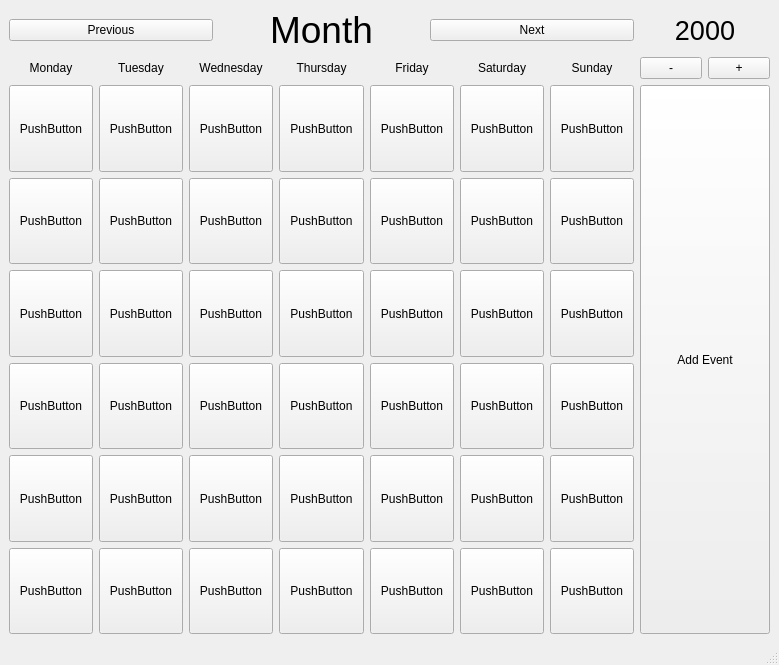
<?xml version="1.0" encoding="UTF-8"?>
<ui version="4.0">
 <class>MainWindow</class>
 <widget class="QMainWindow" name="MainWindow">
  <property name="geometry">
   <rect>
    <x>0</x>
    <y>0</y>
    <width>779</width>
    <height>665</height>
   </rect>
  </property>
  <property name="windowTitle">
   <string>MainWindow</string>
  </property>
  <widget class="QWidget" name="centralwidget">
   <property name="autoFillBackground">
    <bool>false</bool>
   </property>
   <layout class="QGridLayout" name="gridLayout_2">
    <item row="0" column="0">
     <layout class="QHBoxLayout" name="horizontalLayout">
      <item>
       <widget class="QPushButton" name="pushButton_previous">
        <property name="text">
         <string>Previous</string>
        </property>
       </widget>
      </item>
      <item>
       <widget class="QLabel" name="label_month">
        <property name="font">
         <font>
          <pointsize>28</pointsize>
          <weight>50</weight>
          <bold>false</bold>
          <strikeout>false</strikeout>
          <kerning>true</kerning>
         </font>
        </property>
        <property name="text">
         <string>Month</string>
        </property>
        <property name="alignment">
         <set>Qt::AlignCenter</set>
        </property>
       </widget>
      </item>
      <item>
       <widget class="QPushButton" name="pushButton_next">
        <property name="text">
         <string>Next</string>
        </property>
       </widget>
      </item>
     </layout>
    </item>
    <item row="0" column="1">
     <widget class="QLabel" name="label_year">
      <property name="sizePolicy">
       <sizepolicy hsizetype="Minimum" vsizetype="Minimum">
        <horstretch>0</horstretch>
        <verstretch>0</verstretch>
       </sizepolicy>
      </property>
      <property name="font">
       <font>
        <pointsize>20</pointsize>
        <weight>50</weight>
        <bold>false</bold>
        <strikeout>false</strikeout>
        <kerning>true</kerning>
       </font>
      </property>
      <property name="text">
       <string>2000</string>
      </property>
      <property name="alignment">
       <set>Qt::AlignCenter</set>
      </property>
     </widget>
    </item>
    <item row="1" column="0">
     <layout class="QHBoxLayout" name="horizontalLayout_2">
      <item>
       <widget class="QLabel" name="label_1">
        <property name="text">
         <string>Monday</string>
        </property>
        <property name="alignment">
         <set>Qt::AlignCenter</set>
        </property>
       </widget>
      </item>
      <item>
       <widget class="QLabel" name="label_2">
        <property name="text">
         <string>Tuesday</string>
        </property>
        <property name="alignment">
         <set>Qt::AlignCenter</set>
        </property>
       </widget>
      </item>
      <item>
       <widget class="QLabel" name="label_3">
        <property name="text">
         <string>Wednesday</string>
        </property>
        <property name="alignment">
         <set>Qt::AlignCenter</set>
        </property>
       </widget>
      </item>
      <item>
       <widget class="QLabel" name="label_4">
        <property name="text">
         <string>Thursday</string>
        </property>
        <property name="alignment">
         <set>Qt::AlignCenter</set>
        </property>
       </widget>
      </item>
      <item>
       <widget class="QLabel" name="label_6">
        <property name="text">
         <string>Friday</string>
        </property>
        <property name="alignment">
         <set>Qt::AlignCenter</set>
        </property>
       </widget>
      </item>
      <item>
       <widget class="QLabel" name="label_5">
        <property name="text">
         <string>Saturday</string>
        </property>
        <property name="alignment">
         <set>Qt::AlignCenter</set>
        </property>
       </widget>
      </item>
      <item>
       <widget class="QLabel" name="label_7">
        <property name="text">
         <string>Sunday</string>
        </property>
        <property name="alignment">
         <set>Qt::AlignCenter</set>
        </property>
       </widget>
      </item>
     </layout>
    </item>
    <item row="1" column="1">
     <layout class="QHBoxLayout" name="horizontalLayout_3">
      <item>
       <widget class="QPushButton" name="pushButton_minus">
        <property name="sizePolicy">
         <sizepolicy hsizetype="Minimum" vsizetype="Minimum">
          <horstretch>0</horstretch>
          <verstretch>0</verstretch>
         </sizepolicy>
        </property>
        <property name="maximumSize">
         <size>
          <width>62</width>
          <height>46</height>
         </size>
        </property>
        <property name="text">
         <string>-</string>
        </property>
       </widget>
      </item>
      <item>
       <widget class="QPushButton" name="pushButton_plus">
        <property name="sizePolicy">
         <sizepolicy hsizetype="Minimum" vsizetype="Minimum">
          <horstretch>0</horstretch>
          <verstretch>0</verstretch>
         </sizepolicy>
        </property>
        <property name="maximumSize">
         <size>
          <width>62</width>
          <height>46</height>
         </size>
        </property>
        <property name="text">
         <string>+</string>
        </property>
       </widget>
      </item>
     </layout>
    </item>
    <item row="2" column="0">
     <layout class="QGridLayout" name="gridLayout">
      <property name="sizeConstraint">
       <enum>QLayout::SetFixedSize</enum>
      </property>
      <item row="1" column="5">
       <widget class="QPushButton" name="pushButton_6">
        <property name="sizePolicy">
         <sizepolicy hsizetype="Expanding" vsizetype="Expanding">
          <horstretch>0</horstretch>
          <verstretch>0</verstretch>
         </sizepolicy>
        </property>
        <property name="text">
         <string>PushButton</string>
        </property>
        <property name="checkable">
         <bool>true</bool>
        </property>
        <property name="checked">
         <bool>false</bool>
        </property>
        <property name="autoExclusive">
         <bool>false</bool>
        </property>
        <attribute name="buttonGroup">
         <string notr="true">buttonGroup_days</string>
        </attribute>
       </widget>
      </item>
      <item row="2" column="3">
       <widget class="QPushButton" name="pushButton_11">
        <property name="sizePolicy">
         <sizepolicy hsizetype="Expanding" vsizetype="Expanding">
          <horstretch>0</horstretch>
          <verstretch>0</verstretch>
         </sizepolicy>
        </property>
        <property name="text">
         <string>PushButton</string>
        </property>
        <property name="checkable">
         <bool>true</bool>
        </property>
        <property name="checked">
         <bool>false</bool>
        </property>
        <property name="autoExclusive">
         <bool>false</bool>
        </property>
        <attribute name="buttonGroup">
         <string notr="true">buttonGroup_days</string>
        </attribute>
       </widget>
      </item>
      <item row="2" column="2">
       <widget class="QPushButton" name="pushButton_10">
        <property name="sizePolicy">
         <sizepolicy hsizetype="Expanding" vsizetype="Expanding">
          <horstretch>0</horstretch>
          <verstretch>0</verstretch>
         </sizepolicy>
        </property>
        <property name="text">
         <string>PushButton</string>
        </property>
        <property name="checkable">
         <bool>true</bool>
        </property>
        <property name="checked">
         <bool>false</bool>
        </property>
        <property name="autoExclusive">
         <bool>false</bool>
        </property>
        <attribute name="buttonGroup">
         <string notr="true">buttonGroup_days</string>
        </attribute>
       </widget>
      </item>
      <item row="1" column="3">
       <widget class="QPushButton" name="pushButton_4">
        <property name="sizePolicy">
         <sizepolicy hsizetype="Expanding" vsizetype="Expanding">
          <horstretch>0</horstretch>
          <verstretch>0</verstretch>
         </sizepolicy>
        </property>
        <property name="text">
         <string>PushButton</string>
        </property>
        <property name="checkable">
         <bool>true</bool>
        </property>
        <property name="checked">
         <bool>false</bool>
        </property>
        <property name="autoExclusive">
         <bool>false</bool>
        </property>
        <attribute name="buttonGroup">
         <string notr="true">buttonGroup_days</string>
        </attribute>
       </widget>
      </item>
      <item row="1" column="4">
       <widget class="QPushButton" name="pushButton_5">
        <property name="sizePolicy">
         <sizepolicy hsizetype="Expanding" vsizetype="Expanding">
          <horstretch>0</horstretch>
          <verstretch>0</verstretch>
         </sizepolicy>
        </property>
        <property name="text">
         <string>PushButton</string>
        </property>
        <property name="checkable">
         <bool>true</bool>
        </property>
        <property name="checked">
         <bool>false</bool>
        </property>
        <property name="autoExclusive">
         <bool>false</bool>
        </property>
        <attribute name="buttonGroup">
         <string notr="true">buttonGroup_days</string>
        </attribute>
       </widget>
      </item>
      <item row="2" column="1">
       <widget class="QPushButton" name="pushButton_9">
        <property name="sizePolicy">
         <sizepolicy hsizetype="Expanding" vsizetype="Expanding">
          <horstretch>0</horstretch>
          <verstretch>0</verstretch>
         </sizepolicy>
        </property>
        <property name="text">
         <string>PushButton</string>
        </property>
        <property name="checkable">
         <bool>true</bool>
        </property>
        <property name="checked">
         <bool>false</bool>
        </property>
        <property name="autoExclusive">
         <bool>false</bool>
        </property>
        <attribute name="buttonGroup">
         <string notr="true">buttonGroup_days</string>
        </attribute>
       </widget>
      </item>
      <item row="2" column="4">
       <widget class="QPushButton" name="pushButton_12">
        <property name="sizePolicy">
         <sizepolicy hsizetype="Expanding" vsizetype="Expanding">
          <horstretch>0</horstretch>
          <verstretch>0</verstretch>
         </sizepolicy>
        </property>
        <property name="text">
         <string>PushButton</string>
        </property>
        <property name="checkable">
         <bool>true</bool>
        </property>
        <property name="checked">
         <bool>false</bool>
        </property>
        <property name="autoExclusive">
         <bool>false</bool>
        </property>
        <attribute name="buttonGroup">
         <string notr="true">buttonGroup_days</string>
        </attribute>
       </widget>
      </item>
      <item row="1" column="6">
       <widget class="QPushButton" name="pushButton_7">
        <property name="sizePolicy">
         <sizepolicy hsizetype="Expanding" vsizetype="Expanding">
          <horstretch>0</horstretch>
          <verstretch>0</verstretch>
         </sizepolicy>
        </property>
        <property name="text">
         <string>PushButton</string>
        </property>
        <property name="checkable">
         <bool>true</bool>
        </property>
        <property name="checked">
         <bool>false</bool>
        </property>
        <property name="autoExclusive">
         <bool>false</bool>
        </property>
        <attribute name="buttonGroup">
         <string notr="true">buttonGroup_days</string>
        </attribute>
       </widget>
      </item>
      <item row="2" column="5">
       <widget class="QPushButton" name="pushButton_13">
        <property name="sizePolicy">
         <sizepolicy hsizetype="Expanding" vsizetype="Expanding">
          <horstretch>0</horstretch>
          <verstretch>0</verstretch>
         </sizepolicy>
        </property>
        <property name="text">
         <string>PushButton</string>
        </property>
        <property name="checkable">
         <bool>true</bool>
        </property>
        <property name="checked">
         <bool>false</bool>
        </property>
        <property name="autoExclusive">
         <bool>false</bool>
        </property>
        <attribute name="buttonGroup">
         <string notr="true">buttonGroup_days</string>
        </attribute>
       </widget>
      </item>
      <item row="1" column="1">
       <widget class="QPushButton" name="pushButton_2">
        <property name="sizePolicy">
         <sizepolicy hsizetype="Expanding" vsizetype="Expanding">
          <horstretch>0</horstretch>
          <verstretch>0</verstretch>
         </sizepolicy>
        </property>
        <property name="text">
         <string>PushButton</string>
        </property>
        <property name="checkable">
         <bool>true</bool>
        </property>
        <property name="checked">
         <bool>false</bool>
        </property>
        <property name="autoExclusive">
         <bool>false</bool>
        </property>
        <attribute name="buttonGroup">
         <string notr="true">buttonGroup_days</string>
        </attribute>
       </widget>
      </item>
      <item row="1" column="2">
       <widget class="QPushButton" name="pushButton_3">
        <property name="sizePolicy">
         <sizepolicy hsizetype="Expanding" vsizetype="Expanding">
          <horstretch>0</horstretch>
          <verstretch>0</verstretch>
         </sizepolicy>
        </property>
        <property name="text">
         <string>PushButton</string>
        </property>
        <property name="checkable">
         <bool>true</bool>
        </property>
        <property name="checked">
         <bool>false</bool>
        </property>
        <property name="autoExclusive">
         <bool>false</bool>
        </property>
        <attribute name="buttonGroup">
         <string notr="true">buttonGroup_days</string>
        </attribute>
       </widget>
      </item>
      <item row="2" column="0">
       <widget class="QPushButton" name="pushButton_8">
        <property name="sizePolicy">
         <sizepolicy hsizetype="Expanding" vsizetype="Expanding">
          <horstretch>0</horstretch>
          <verstretch>0</verstretch>
         </sizepolicy>
        </property>
        <property name="text">
         <string>PushButton</string>
        </property>
        <property name="checkable">
         <bool>true</bool>
        </property>
        <property name="checked">
         <bool>false</bool>
        </property>
        <property name="autoExclusive">
         <bool>false</bool>
        </property>
        <attribute name="buttonGroup">
         <string notr="true">buttonGroup_days</string>
        </attribute>
       </widget>
      </item>
      <item row="1" column="0">
       <widget class="QPushButton" name="pushButton_1">
        <property name="sizePolicy">
         <sizepolicy hsizetype="Expanding" vsizetype="Expanding">
          <horstretch>0</horstretch>
          <verstretch>0</verstretch>
         </sizepolicy>
        </property>
        <property name="autoFillBackground">
         <bool>false</bool>
        </property>
        <property name="text">
         <string>PushButton</string>
        </property>
        <property name="checkable">
         <bool>true</bool>
        </property>
        <property name="checked">
         <bool>false</bool>
        </property>
        <property name="autoExclusive">
         <bool>false</bool>
        </property>
        <attribute name="buttonGroup">
         <string notr="true">buttonGroup_days</string>
        </attribute>
       </widget>
      </item>
      <item row="2" column="6">
       <widget class="QPushButton" name="pushButton_14">
        <property name="sizePolicy">
         <sizepolicy hsizetype="Expanding" vsizetype="Expanding">
          <horstretch>0</horstretch>
          <verstretch>0</verstretch>
         </sizepolicy>
        </property>
        <property name="text">
         <string>PushButton</string>
        </property>
        <property name="checkable">
         <bool>true</bool>
        </property>
        <property name="checked">
         <bool>false</bool>
        </property>
        <property name="autoExclusive">
         <bool>false</bool>
        </property>
        <attribute name="buttonGroup">
         <string notr="true">buttonGroup_days</string>
        </attribute>
       </widget>
      </item>
      <item row="3" column="6">
       <widget class="QPushButton" name="pushButton_21">
        <property name="sizePolicy">
         <sizepolicy hsizetype="Expanding" vsizetype="Expanding">
          <horstretch>0</horstretch>
          <verstretch>0</verstretch>
         </sizepolicy>
        </property>
        <property name="text">
         <string>PushButton</string>
        </property>
        <property name="checkable">
         <bool>true</bool>
        </property>
        <property name="checked">
         <bool>false</bool>
        </property>
        <property name="autoExclusive">
         <bool>false</bool>
        </property>
        <attribute name="buttonGroup">
         <string notr="true">buttonGroup_days</string>
        </attribute>
       </widget>
      </item>
      <item row="3" column="3">
       <widget class="QPushButton" name="pushButton_18">
        <property name="sizePolicy">
         <sizepolicy hsizetype="Expanding" vsizetype="Expanding">
          <horstretch>0</horstretch>
          <verstretch>0</verstretch>
         </sizepolicy>
        </property>
        <property name="text">
         <string>PushButton</string>
        </property>
        <property name="checkable">
         <bool>true</bool>
        </property>
        <property name="checked">
         <bool>false</bool>
        </property>
        <property name="autoExclusive">
         <bool>false</bool>
        </property>
        <attribute name="buttonGroup">
         <string notr="true">buttonGroup_days</string>
        </attribute>
       </widget>
      </item>
      <item row="4" column="6">
       <widget class="QPushButton" name="pushButton_28">
        <property name="sizePolicy">
         <sizepolicy hsizetype="Expanding" vsizetype="Expanding">
          <horstretch>0</horstretch>
          <verstretch>0</verstretch>
         </sizepolicy>
        </property>
        <property name="text">
         <string>PushButton</string>
        </property>
        <property name="checkable">
         <bool>true</bool>
        </property>
        <property name="checked">
         <bool>false</bool>
        </property>
        <property name="autoExclusive">
         <bool>false</bool>
        </property>
        <attribute name="buttonGroup">
         <string notr="true">buttonGroup_days</string>
        </attribute>
       </widget>
      </item>
      <item row="5" column="0">
       <widget class="QPushButton" name="pushButton_29">
        <property name="sizePolicy">
         <sizepolicy hsizetype="Expanding" vsizetype="Expanding">
          <horstretch>0</horstretch>
          <verstretch>0</verstretch>
         </sizepolicy>
        </property>
        <property name="text">
         <string>PushButton</string>
        </property>
        <property name="checkable">
         <bool>true</bool>
        </property>
        <property name="checked">
         <bool>false</bool>
        </property>
        <property name="autoExclusive">
         <bool>false</bool>
        </property>
        <attribute name="buttonGroup">
         <string notr="true">buttonGroup_days</string>
        </attribute>
       </widget>
      </item>
      <item row="3" column="0">
       <widget class="QPushButton" name="pushButton_15">
        <property name="sizePolicy">
         <sizepolicy hsizetype="Expanding" vsizetype="Expanding">
          <horstretch>0</horstretch>
          <verstretch>0</verstretch>
         </sizepolicy>
        </property>
        <property name="text">
         <string>PushButton</string>
        </property>
        <property name="checkable">
         <bool>true</bool>
        </property>
        <property name="checked">
         <bool>false</bool>
        </property>
        <property name="autoExclusive">
         <bool>false</bool>
        </property>
        <attribute name="buttonGroup">
         <string notr="true">buttonGroup_days</string>
        </attribute>
       </widget>
      </item>
      <item row="3" column="4">
       <widget class="QPushButton" name="pushButton_19">
        <property name="sizePolicy">
         <sizepolicy hsizetype="Expanding" vsizetype="Expanding">
          <horstretch>0</horstretch>
          <verstretch>0</verstretch>
         </sizepolicy>
        </property>
        <property name="text">
         <string>PushButton</string>
        </property>
        <property name="checkable">
         <bool>true</bool>
        </property>
        <property name="checked">
         <bool>false</bool>
        </property>
        <property name="autoExclusive">
         <bool>false</bool>
        </property>
        <attribute name="buttonGroup">
         <string notr="true">buttonGroup_days</string>
        </attribute>
       </widget>
      </item>
      <item row="4" column="4">
       <widget class="QPushButton" name="pushButton_26">
        <property name="sizePolicy">
         <sizepolicy hsizetype="Expanding" vsizetype="Expanding">
          <horstretch>0</horstretch>
          <verstretch>0</verstretch>
         </sizepolicy>
        </property>
        <property name="text">
         <string>PushButton</string>
        </property>
        <property name="checkable">
         <bool>true</bool>
        </property>
        <property name="checked">
         <bool>false</bool>
        </property>
        <property name="autoExclusive">
         <bool>false</bool>
        </property>
        <attribute name="buttonGroup">
         <string notr="true">buttonGroup_days</string>
        </attribute>
       </widget>
      </item>
      <item row="5" column="3">
       <widget class="QPushButton" name="pushButton_32">
        <property name="sizePolicy">
         <sizepolicy hsizetype="Expanding" vsizetype="Expanding">
          <horstretch>0</horstretch>
          <verstretch>0</verstretch>
         </sizepolicy>
        </property>
        <property name="text">
         <string>PushButton</string>
        </property>
        <property name="checkable">
         <bool>true</bool>
        </property>
        <property name="checked">
         <bool>false</bool>
        </property>
        <property name="autoExclusive">
         <bool>false</bool>
        </property>
        <attribute name="buttonGroup">
         <string notr="true">buttonGroup_days</string>
        </attribute>
       </widget>
      </item>
      <item row="5" column="4">
       <widget class="QPushButton" name="pushButton_33">
        <property name="sizePolicy">
         <sizepolicy hsizetype="Expanding" vsizetype="Expanding">
          <horstretch>0</horstretch>
          <verstretch>0</verstretch>
         </sizepolicy>
        </property>
        <property name="text">
         <string>PushButton</string>
        </property>
        <property name="checkable">
         <bool>true</bool>
        </property>
        <property name="checked">
         <bool>false</bool>
        </property>
        <property name="autoExclusive">
         <bool>false</bool>
        </property>
        <attribute name="buttonGroup">
         <string notr="true">buttonGroup_days</string>
        </attribute>
       </widget>
      </item>
      <item row="4" column="3">
       <widget class="QPushButton" name="pushButton_25">
        <property name="sizePolicy">
         <sizepolicy hsizetype="Expanding" vsizetype="Expanding">
          <horstretch>0</horstretch>
          <verstretch>0</verstretch>
         </sizepolicy>
        </property>
        <property name="text">
         <string>PushButton</string>
        </property>
        <property name="checkable">
         <bool>true</bool>
        </property>
        <property name="checked">
         <bool>false</bool>
        </property>
        <property name="autoExclusive">
         <bool>false</bool>
        </property>
        <attribute name="buttonGroup">
         <string notr="true">buttonGroup_days</string>
        </attribute>
       </widget>
      </item>
      <item row="4" column="2">
       <widget class="QPushButton" name="pushButton_24">
        <property name="sizePolicy">
         <sizepolicy hsizetype="Expanding" vsizetype="Expanding">
          <horstretch>0</horstretch>
          <verstretch>0</verstretch>
         </sizepolicy>
        </property>
        <property name="text">
         <string>PushButton</string>
        </property>
        <property name="checkable">
         <bool>true</bool>
        </property>
        <property name="checked">
         <bool>false</bool>
        </property>
        <property name="autoExclusive">
         <bool>false</bool>
        </property>
        <attribute name="buttonGroup">
         <string notr="true">buttonGroup_days</string>
        </attribute>
       </widget>
      </item>
      <item row="3" column="5">
       <widget class="QPushButton" name="pushButton_20">
        <property name="sizePolicy">
         <sizepolicy hsizetype="Expanding" vsizetype="Expanding">
          <horstretch>0</horstretch>
          <verstretch>0</verstretch>
         </sizepolicy>
        </property>
        <property name="text">
         <string>PushButton</string>
        </property>
        <property name="checkable">
         <bool>true</bool>
        </property>
        <property name="checked">
         <bool>false</bool>
        </property>
        <property name="autoExclusive">
         <bool>false</bool>
        </property>
        <attribute name="buttonGroup">
         <string notr="true">buttonGroup_days</string>
        </attribute>
       </widget>
      </item>
      <item row="4" column="0">
       <widget class="QPushButton" name="pushButton_22">
        <property name="sizePolicy">
         <sizepolicy hsizetype="Expanding" vsizetype="Expanding">
          <horstretch>0</horstretch>
          <verstretch>0</verstretch>
         </sizepolicy>
        </property>
        <property name="text">
         <string>PushButton</string>
        </property>
        <property name="checkable">
         <bool>true</bool>
        </property>
        <property name="checked">
         <bool>false</bool>
        </property>
        <property name="autoExclusive">
         <bool>false</bool>
        </property>
        <attribute name="buttonGroup">
         <string notr="true">buttonGroup_days</string>
        </attribute>
       </widget>
      </item>
      <item row="5" column="1">
       <widget class="QPushButton" name="pushButton_30">
        <property name="sizePolicy">
         <sizepolicy hsizetype="Expanding" vsizetype="Expanding">
          <horstretch>0</horstretch>
          <verstretch>0</verstretch>
         </sizepolicy>
        </property>
        <property name="text">
         <string>PushButton</string>
        </property>
        <property name="checkable">
         <bool>true</bool>
        </property>
        <property name="checked">
         <bool>false</bool>
        </property>
        <property name="autoExclusive">
         <bool>false</bool>
        </property>
        <attribute name="buttonGroup">
         <string notr="true">buttonGroup_days</string>
        </attribute>
       </widget>
      </item>
      <item row="3" column="2">
       <widget class="QPushButton" name="pushButton_17">
        <property name="sizePolicy">
         <sizepolicy hsizetype="Expanding" vsizetype="Expanding">
          <horstretch>0</horstretch>
          <verstretch>0</verstretch>
         </sizepolicy>
        </property>
        <property name="text">
         <string>PushButton</string>
        </property>
        <property name="checkable">
         <bool>true</bool>
        </property>
        <property name="checked">
         <bool>false</bool>
        </property>
        <property name="autoExclusive">
         <bool>false</bool>
        </property>
        <attribute name="buttonGroup">
         <string notr="true">buttonGroup_days</string>
        </attribute>
       </widget>
      </item>
      <item row="5" column="2">
       <widget class="QPushButton" name="pushButton_31">
        <property name="sizePolicy">
         <sizepolicy hsizetype="Expanding" vsizetype="Expanding">
          <horstretch>0</horstretch>
          <verstretch>0</verstretch>
         </sizepolicy>
        </property>
        <property name="text">
         <string>PushButton</string>
        </property>
        <property name="checkable">
         <bool>true</bool>
        </property>
        <property name="checked">
         <bool>false</bool>
        </property>
        <property name="autoExclusive">
         <bool>false</bool>
        </property>
        <attribute name="buttonGroup">
         <string notr="true">buttonGroup_days</string>
        </attribute>
       </widget>
      </item>
      <item row="3" column="1">
       <widget class="QPushButton" name="pushButton_16">
        <property name="sizePolicy">
         <sizepolicy hsizetype="Expanding" vsizetype="Expanding">
          <horstretch>0</horstretch>
          <verstretch>0</verstretch>
         </sizepolicy>
        </property>
        <property name="text">
         <string>PushButton</string>
        </property>
        <property name="checkable">
         <bool>true</bool>
        </property>
        <property name="checked">
         <bool>false</bool>
        </property>
        <property name="autoExclusive">
         <bool>false</bool>
        </property>
        <attribute name="buttonGroup">
         <string notr="true">buttonGroup_days</string>
        </attribute>
       </widget>
      </item>
      <item row="4" column="1">
       <widget class="QPushButton" name="pushButton_23">
        <property name="sizePolicy">
         <sizepolicy hsizetype="Expanding" vsizetype="Expanding">
          <horstretch>0</horstretch>
          <verstretch>0</verstretch>
         </sizepolicy>
        </property>
        <property name="text">
         <string>PushButton</string>
        </property>
        <property name="checkable">
         <bool>true</bool>
        </property>
        <property name="checked">
         <bool>false</bool>
        </property>
        <property name="autoExclusive">
         <bool>false</bool>
        </property>
        <attribute name="buttonGroup">
         <string notr="true">buttonGroup_days</string>
        </attribute>
       </widget>
      </item>
      <item row="4" column="5">
       <widget class="QPushButton" name="pushButton_27">
        <property name="sizePolicy">
         <sizepolicy hsizetype="Expanding" vsizetype="Expanding">
          <horstretch>0</horstretch>
          <verstretch>0</verstretch>
         </sizepolicy>
        </property>
        <property name="text">
         <string>PushButton</string>
        </property>
        <property name="checkable">
         <bool>true</bool>
        </property>
        <property name="checked">
         <bool>false</bool>
        </property>
        <property name="autoExclusive">
         <bool>false</bool>
        </property>
        <attribute name="buttonGroup">
         <string notr="true">buttonGroup_days</string>
        </attribute>
       </widget>
      </item>
      <item row="6" column="2">
       <widget class="QPushButton" name="pushButton_38">
        <property name="sizePolicy">
         <sizepolicy hsizetype="Expanding" vsizetype="Expanding">
          <horstretch>0</horstretch>
          <verstretch>0</verstretch>
         </sizepolicy>
        </property>
        <property name="text">
         <string>PushButton</string>
        </property>
        <property name="checkable">
         <bool>true</bool>
        </property>
        <property name="checked">
         <bool>false</bool>
        </property>
        <property name="autoExclusive">
         <bool>false</bool>
        </property>
        <attribute name="buttonGroup">
         <string notr="true">buttonGroup_days</string>
        </attribute>
       </widget>
      </item>
      <item row="6" column="3">
       <widget class="QPushButton" name="pushButton_39">
        <property name="sizePolicy">
         <sizepolicy hsizetype="Expanding" vsizetype="Expanding">
          <horstretch>0</horstretch>
          <verstretch>0</verstretch>
         </sizepolicy>
        </property>
        <property name="text">
         <string>PushButton</string>
        </property>
        <property name="checkable">
         <bool>true</bool>
        </property>
        <property name="checked">
         <bool>false</bool>
        </property>
        <property name="autoExclusive">
         <bool>false</bool>
        </property>
        <attribute name="buttonGroup">
         <string notr="true">buttonGroup_days</string>
        </attribute>
       </widget>
      </item>
      <item row="5" column="5">
       <widget class="QPushButton" name="pushButton_34">
        <property name="sizePolicy">
         <sizepolicy hsizetype="Expanding" vsizetype="Expanding">
          <horstretch>0</horstretch>
          <verstretch>0</verstretch>
         </sizepolicy>
        </property>
        <property name="text">
         <string>PushButton</string>
        </property>
        <property name="checkable">
         <bool>true</bool>
        </property>
        <property name="checked">
         <bool>false</bool>
        </property>
        <property name="autoExclusive">
         <bool>false</bool>
        </property>
        <attribute name="buttonGroup">
         <string notr="true">buttonGroup_days</string>
        </attribute>
       </widget>
      </item>
      <item row="5" column="6">
       <widget class="QPushButton" name="pushButton_35">
        <property name="sizePolicy">
         <sizepolicy hsizetype="Expanding" vsizetype="Expanding">
          <horstretch>0</horstretch>
          <verstretch>0</verstretch>
         </sizepolicy>
        </property>
        <property name="text">
         <string>PushButton</string>
        </property>
        <property name="checkable">
         <bool>true</bool>
        </property>
        <property name="checked">
         <bool>false</bool>
        </property>
        <property name="autoExclusive">
         <bool>false</bool>
        </property>
        <attribute name="buttonGroup">
         <string notr="true">buttonGroup_days</string>
        </attribute>
       </widget>
      </item>
      <item row="6" column="4">
       <widget class="QPushButton" name="pushButton_40">
        <property name="sizePolicy">
         <sizepolicy hsizetype="Expanding" vsizetype="Expanding">
          <horstretch>0</horstretch>
          <verstretch>0</verstretch>
         </sizepolicy>
        </property>
        <property name="text">
         <string>PushButton</string>
        </property>
        <property name="checkable">
         <bool>true</bool>
        </property>
        <property name="checked">
         <bool>false</bool>
        </property>
        <property name="autoExclusive">
         <bool>false</bool>
        </property>
        <attribute name="buttonGroup">
         <string notr="true">buttonGroup_days</string>
        </attribute>
       </widget>
      </item>
      <item row="6" column="6">
       <widget class="QPushButton" name="pushButton_42">
        <property name="sizePolicy">
         <sizepolicy hsizetype="Expanding" vsizetype="Expanding">
          <horstretch>0</horstretch>
          <verstretch>0</verstretch>
         </sizepolicy>
        </property>
        <property name="text">
         <string>PushButton</string>
        </property>
        <property name="checkable">
         <bool>true</bool>
        </property>
        <property name="checked">
         <bool>false</bool>
        </property>
        <property name="autoExclusive">
         <bool>false</bool>
        </property>
        <attribute name="buttonGroup">
         <string notr="true">buttonGroup_days</string>
        </attribute>
       </widget>
      </item>
      <item row="6" column="0">
       <widget class="QPushButton" name="pushButton_36">
        <property name="sizePolicy">
         <sizepolicy hsizetype="Expanding" vsizetype="Expanding">
          <horstretch>0</horstretch>
          <verstretch>0</verstretch>
         </sizepolicy>
        </property>
        <property name="text">
         <string>PushButton</string>
        </property>
        <property name="checkable">
         <bool>true</bool>
        </property>
        <property name="checked">
         <bool>false</bool>
        </property>
        <property name="autoExclusive">
         <bool>false</bool>
        </property>
        <attribute name="buttonGroup">
         <string notr="true">buttonGroup_days</string>
        </attribute>
       </widget>
      </item>
      <item row="6" column="1">
       <widget class="QPushButton" name="pushButton_37">
        <property name="sizePolicy">
         <sizepolicy hsizetype="Expanding" vsizetype="Expanding">
          <horstretch>0</horstretch>
          <verstretch>0</verstretch>
         </sizepolicy>
        </property>
        <property name="text">
         <string>PushButton</string>
        </property>
        <property name="checkable">
         <bool>true</bool>
        </property>
        <property name="checked">
         <bool>false</bool>
        </property>
        <property name="autoExclusive">
         <bool>false</bool>
        </property>
        <attribute name="buttonGroup">
         <string notr="true">buttonGroup_days</string>
        </attribute>
       </widget>
      </item>
      <item row="6" column="5">
       <widget class="QPushButton" name="pushButton_41">
        <property name="sizePolicy">
         <sizepolicy hsizetype="Expanding" vsizetype="Expanding">
          <horstretch>0</horstretch>
          <verstretch>0</verstretch>
         </sizepolicy>
        </property>
        <property name="text">
         <string>PushButton</string>
        </property>
        <property name="checkable">
         <bool>true</bool>
        </property>
        <property name="checked">
         <bool>false</bool>
        </property>
        <property name="autoExclusive">
         <bool>false</bool>
        </property>
        <attribute name="buttonGroup">
         <string notr="true">buttonGroup_days</string>
        </attribute>
       </widget>
      </item>
     </layout>
    </item>
    <item row="2" column="1">
     <layout class="QVBoxLayout" name="verticalLayout_2">
      <item>
       <widget class="QPushButton" name="pushButton_add">
        <property name="sizePolicy">
         <sizepolicy hsizetype="Minimum" vsizetype="Expanding">
          <horstretch>0</horstretch>
          <verstretch>0</verstretch>
         </sizepolicy>
        </property>
        <property name="text">
         <string>Add Event</string>
        </property>
       </widget>
      </item>
     </layout>
    </item>
   </layout>
  </widget>
  <widget class="QStatusBar" name="statusbar"/>
  <widget class="QMenuBar" name="menubar">
   <property name="geometry">
    <rect>
     <x>0</x>
     <y>0</y>
     <width>779</width>
     <height>21</height>
    </rect>
   </property>
  </widget>
 </widget>
 <resources/>
 <connections/>
 <buttongroups>
  <buttongroup name="buttonGroup_days"/>
 </buttongroups>
</ui>
